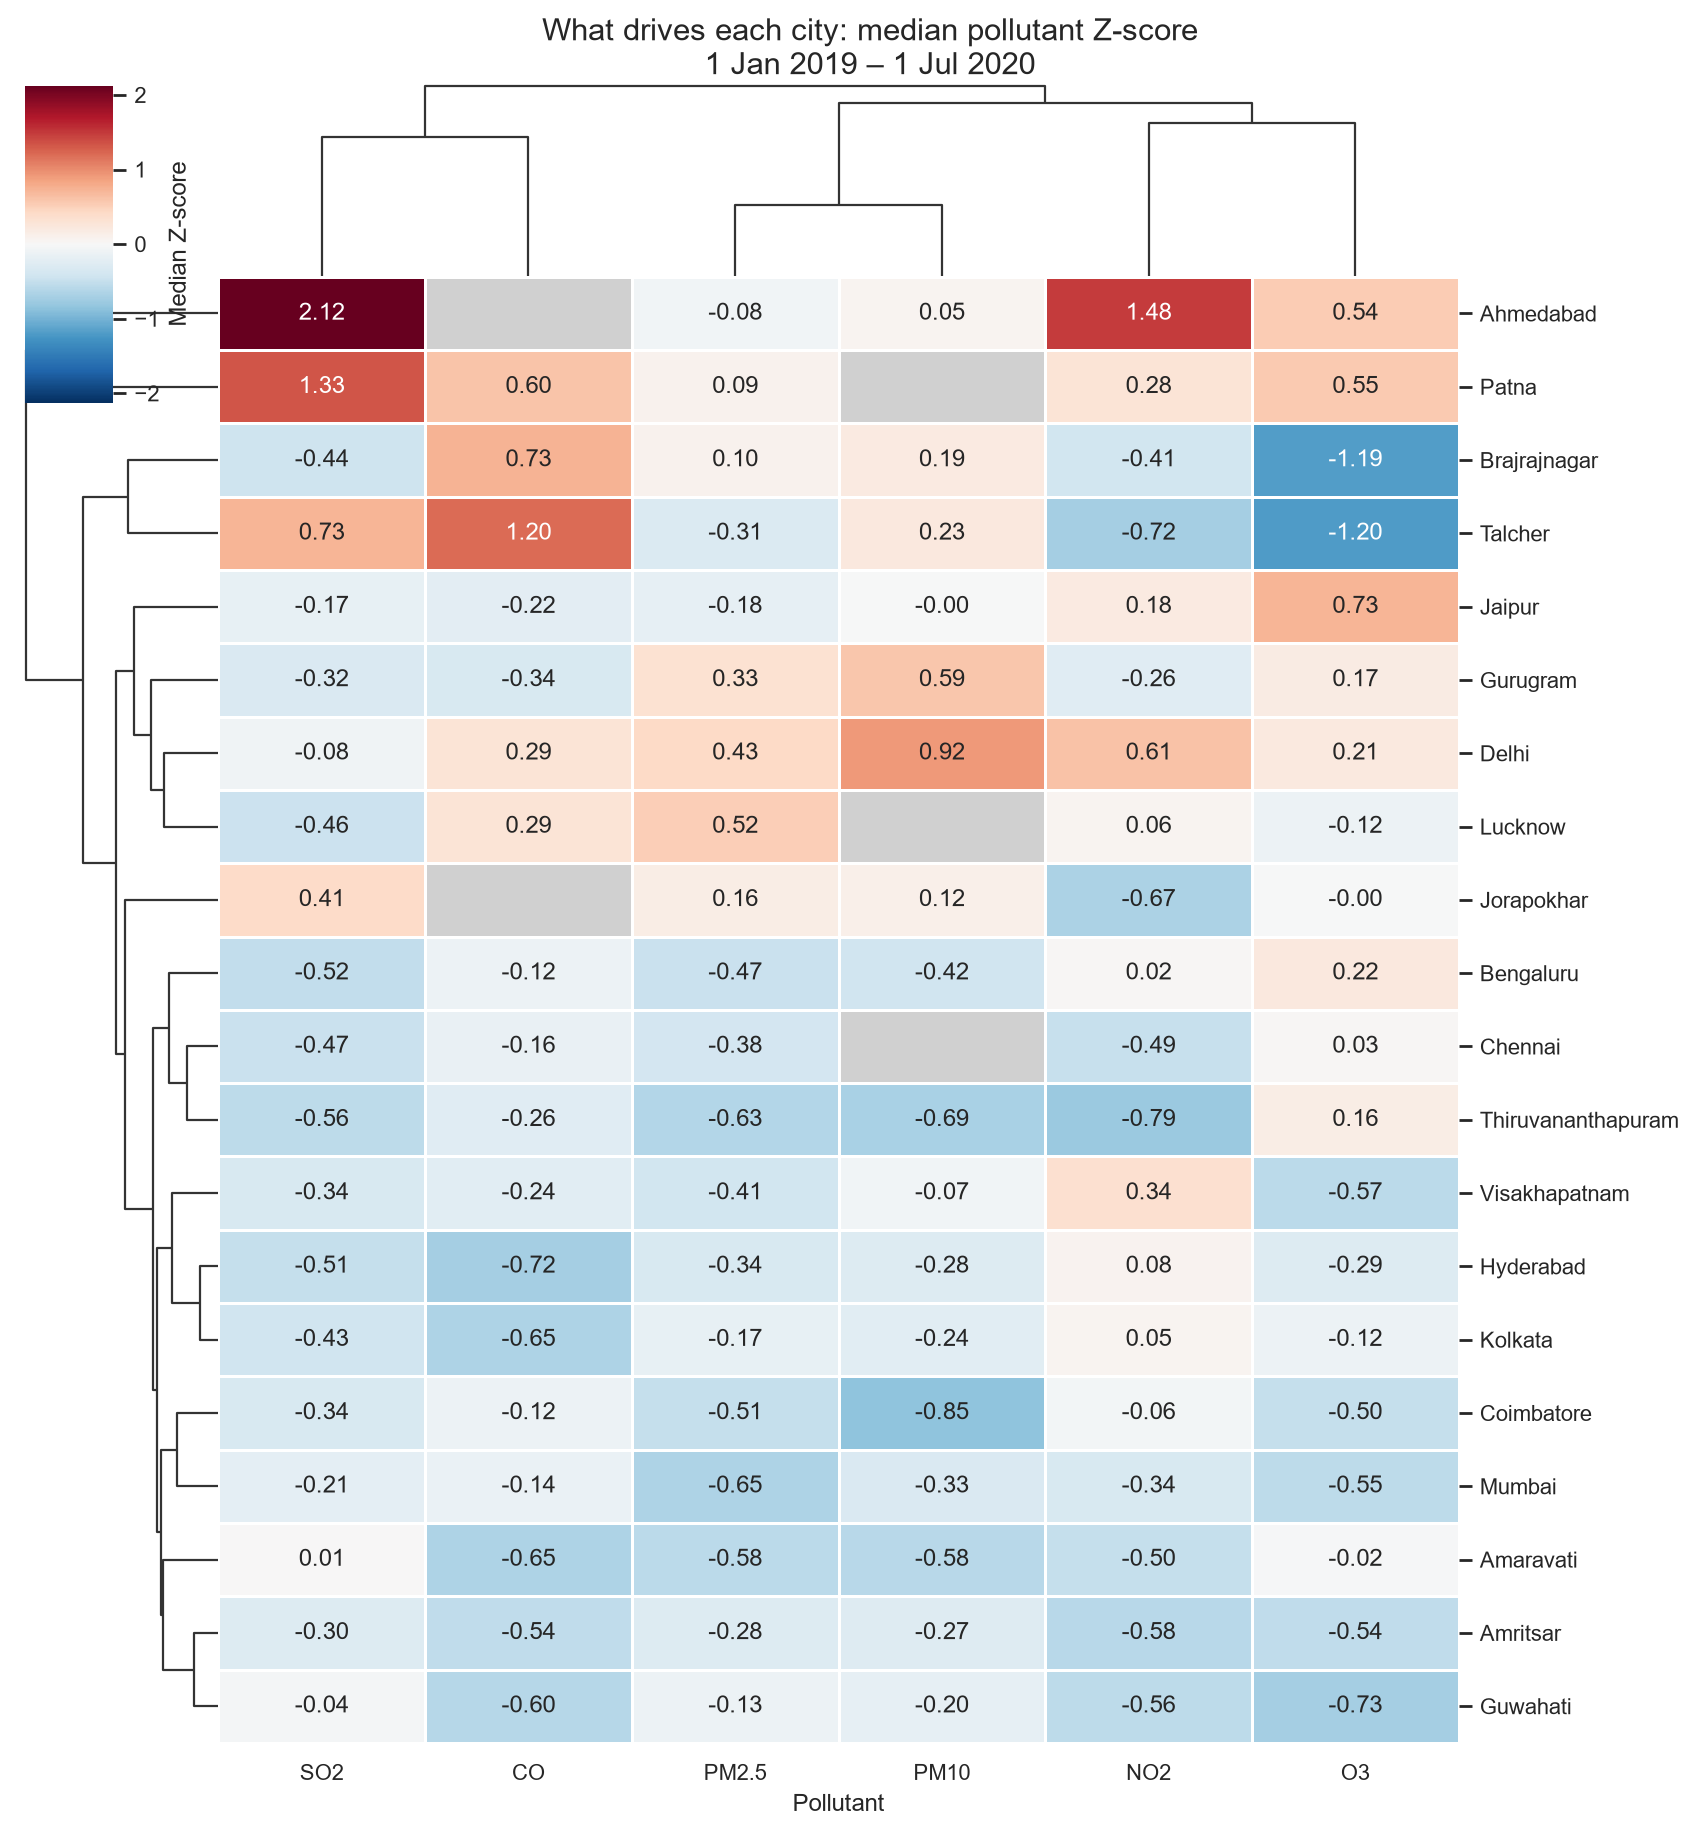

Here is the Python script that generated this plot:
"""Cluster Indian cities by the pollutants that drive their air quality.

Window: 1 Jan 2019 through 1 Jul 2020. Every daily reading of PM2.5, PM10,
NO2, SO2, CO, and O3 is turned into a Z-score against the mean and standard
deviation of that pollutant across the whole window. A city is then the
median of those daily Z-scores. Hierarchical clustering groups cities whose
six-pollutant profiles look alike.

Missing days are left blank. A median is never filled in. A city joins the
cluster when at least five of the six pollutants have MIN_DAYS measured days.
One structural gap (Lucknow has no PM10; Ahmedabad's CO series was removed)
does not drop the city. A city that is short on most pollutants stays out, so
a late start is not read as clean air.
"""

from pathlib import Path

import matplotlib.pyplot as plt
import numpy as np
import pandas as pd
import seaborn as sns
from scipy.cluster.hierarchy import fcluster, linkage
from scipy.spatial.distance import pdist

ROOT = Path(__file__).resolve().parents[1]
DATA = ROOT / "cleaned files" / "city_day.csv"
OUT = Path(__file__).resolve().parent / "city_pollutant_clusters.png"
START = "2019-01-01"
END = "2020-07-01"
POLLUTANTS = ["PM2.5", "PM10", "NO2", "SO2", "CO", "O3"]
# About two-thirds of the 548-day window. A shorter record misses a season
# and would pull a city toward whichever months it happens to cover.
MIN_DAYS = 365


def _nan_euclidean(a: np.ndarray, b: np.ndarray) -> float:
    """Euclidean distance on the pollutants both cities actually measured."""
    mask = np.isfinite(a) & np.isfinite(b)
    shared = int(mask.sum())
    if shared == 0:
        return 0.0
    gap = a[mask] - b[mask]
    return float(np.sqrt(gap @ gap * (len(a) / shared)))


def silhouette(features: np.ndarray, labels: np.ndarray) -> float:
    """Mean silhouette for a small city-by-pollutant matrix. No sklearn."""
    distances = pdist(features, metric=_nan_euclidean)
    # Square form is easier to index by city.
    n = features.shape[0]
    dist = np.zeros((n, n))
    dist[np.triu_indices(n, k=1)] = distances
    dist += dist.T

    scores = []
    for i in range(n):
        own = labels == labels[i]
        others = ~own
        # A cluster of one city has no neighbour distance, so it is skipped.
        if own.sum() < 2 or not others.any():
            continue
        a = dist[i, own].sum() / (own.sum() - 1)
        b = min(dist[i, labels == lab].mean() for lab in np.unique(labels) if lab != labels[i])
        scores.append((b - a) / max(a, b))
    return float(np.mean(scores)) if scores else 0.0


def _mean(profile: pd.Series, columns: list[str]) -> float:
    """Mean of the available pollutants. A missing series is skipped."""
    values = profile[columns].to_numpy(dtype=float)
    return float(np.nanmean(values))


# Names follow the branches you can see on the heatmap, not a flat cut into
# three. A three-group cut isolates the two extreme pairs and leaves Delhi in
# the remainder, which hides the particle branch. Thresholds sit in the gap
# the tree actually leaves: SO2 jumps from 0.73 (Talcher, whose CO and ozone
# tell a different story) to 1.33 (Patna); CO with ozone near -1.2 is only
# Talcher and Brajrajnagar; the particle score jumps from about 0.14 to 0.46.
GROUP_ORDER = [
    "Industrial / sulfur",
    "Industrial / carbon monoxide",
    "Particulate-heavy",
    "Lower than the window",
]
GROUP_RATIONALE = {
    "Industrial / sulfur": (
        "SO2 is the red column, and the other combustion gases are high with it. "
        "Particles sit near the window average, so this is not a dust profile. "
        "Ahmedabad is the more extreme of the two."
    ),
    "Industrial / carbon monoxide": (
        "CO is high, ozone is far below the window, and NO2 is low. "
        "High CO without high NO2 is a combustion-town pattern, not a traffic pattern."
    ),
    "Particulate-heavy": (
        "PM2.5 and PM10 are the high pair on the typical day. "
        "Delhi also carries elevated NO2, so traffic gas sits on top of the particle burden there."
    ),
    "Lower than the window": (
        "The typical day is at or below the window average. "
        "This is the median across the whole window, including the monsoon, "
        "so a city can still have a severe winter and land here."
    ),
}


def behavior_group(row: pd.Series) -> str:
    """Assign one city from the pollutant that is actually elevated."""
    particles = _mean(row, ["PM2.5", "PM10"])
    sulfur = float(row["SO2"])
    co = float(row["CO"]) if np.isfinite(row["CO"]) else np.nan
    ozone = float(row["O3"]) if np.isfinite(row["O3"]) else np.nan
    if sulfur >= 1.0:
        return "Industrial / sulfur"
    if np.isfinite(co) and co >= 0.5 and np.isfinite(ozone) and ozone <= -0.8:
        return "Industrial / carbon monoxide"
    if particles >= 0.30:
        return "Particulate-heavy"
    return "Lower than the window"


def main() -> None:
    df = pd.read_csv(DATA, usecols=["City", "Date", *POLLUTANTS])
    df["Date"] = pd.to_datetime(df["Date"])
    window = df.loc[(df["Date"] >= START) & (df["Date"] <= END)].copy()

    # Coverage before any score is computed. A blank cell is a day with no
    # measurement. Nothing is interpolated.
    coverage = window.groupby("City")[POLLUTANTS].apply(lambda g: g.notna().sum())
    print("Measured days by city")
    print(coverage.to_string())
    print()

    # One mean and one std per pollutant, taken over every measured day in the
    # window. ddof=0 treats this window as the population being described.
    means = window[POLLUTANTS].mean()
    stds = window[POLLUTANTS].std(ddof=0)
    print("Window mean and standard deviation")
    scale = pd.DataFrame({"mean": means, "std": stds})
    print(scale.round(2).to_string())
    print()

    z = (window[POLLUTANTS] - means) / stds
    z["City"] = window["City"]

    # Median of the daily Z-scores. Because Z is a rescaling, this equals
    # (city median - window mean) / window std. The median keeps a single
    # extreme day from setting the city's profile.
    rows = []
    for city, part in z.groupby("City"):
        days = coverage.loc[city]
        record = {"City": city}
        for pollutant in POLLUTANTS:
            if int(days[pollutant]) >= MIN_DAYS:
                record[pollutant] = part[pollutant].median()
            else:
                record[pollutant] = np.nan
        rows.append(record)
    profiles = pd.DataFrame(rows).set_index("City")

    measured = profiles.notna().sum(axis=1)
    # Five solid pollutants is enough. Requiring all six would drop Lucknow
    # (no PM10 series) and Ahmedabad (CO removed) and hide the two profiles
    # a CEO most needs to see.
    clustered = profiles.loc[measured >= 5].sort_index()
    held_out = profiles.index.difference(clustered.index)
    print(f"Cities with {MIN_DAYS}+ days on at least five pollutants: {len(clustered)}")
    print(f"Held out: {', '.join(held_out)}")
    print()
    print("City median Z-scores")
    print(clustered.round(2).to_string())
    print()

    # Average linkage on a Euclidean distance that skips a missing pollutant
    # and rescales so a city with one gap is not pulled toward everyone else.
    # Ward linkage needs a complete Euclidean matrix, which these gaps break.
    features = clustered.to_numpy(dtype=float)
    link = linkage(pdist(features, metric=_nan_euclidean), method="average")
    # A flat 3-group cut has the higher silhouette only because Ahmedabad,
    # Patna, Talcher, and Brajrajnagar are far from everyone else. That cut
    # puts Delhi, whose median PM10 Z-score is about +0.9, in the same group
    # as Thiruvananthapuram. The groups below follow the next branch instead.
    scores = {k: silhouette(features, fcluster(link, t=k, criterion="maxclust")) for k in (3, 4)}
    print("Silhouette of a flat cut (higher looks tidier, and here it hides the particle cities)")
    for k, score in scores.items():
        print(f"  {k} groups: {score:.3f}")
    print()

    labels = clustered.apply(behavior_group, axis=1)
    centroids = clustered.groupby(labels).mean()
    summary_rows = []
    for group in GROUP_ORDER:
        members = labels.index[labels == group]
        profile = centroids.loc[group]
        summary_rows.append(
            {
                "Group": group,
                "Cities": ", ".join(sorted(members)),
                "Cities (n)": int(len(members)),
                "PM2.5": profile["PM2.5"],
                "PM10": profile["PM10"],
                "NO2": profile["NO2"],
                "SO2": profile["SO2"],
                "CO": profile["CO"],
                "O3": profile["O3"],
            }
        )
    summary = pd.DataFrame(summary_rows)
    printable = summary.copy()
    for pollutant in POLLUTANTS:
        printable[pollutant] = printable[pollutant].map(lambda v: f"{v:+.2f}")
    print("Pollution behavior groups")
    print("Cell values are the average of city median Z-scores. Positive is higher than the window.")
    print(printable.to_string(index=False))
    print()
    for group in GROUP_ORDER:
        print(f"{group}: {GROUP_RATIONALE[group]}")
    print()
    print("No separate traffic group. NO2 is high inside Ahmedabad's sulfur profile and inside Delhi's particle profile, not as its own cluster.")
    print("Jaipur sits on the particle branch of the tree because ozone is high (+0.73), but its PM2.5 and PM10 are not, so it stays in the lower group.")
    print("Jorapokhar is the sulfur-tilted edge of the lower group (SO2 +0.41, NO2 -0.67). It does not join Ahmedabad and Patna.")
    print()

    if len(held_out):
        print("Held out: fewer than five pollutants have "
              f"{MIN_DAYS} days, so the median would describe a short slice of the window.")
        print(coverage.loc[held_out].to_string())
        print()

    # Column tree uses the same missing-aware distance, so a pollutant a city
    # never recorded does not decide which pollutants sit together.
    col_link = linkage(pdist(features.T, metric=_nan_euclidean), method="average")
    vmax = float(np.nanmax(np.abs(features)))
    sns.set_theme(style="white", font_scale=0.9)
    grid = sns.clustermap(
        clustered,
        cmap="RdBu_r",
        center=0,
        vmin=-vmax,
        vmax=vmax,
        row_linkage=link,
        col_linkage=col_link,
        mask=clustered.isna(),
        figsize=(11, 11),
        linewidths=0.5,
        linecolor="white",
        annot=True,
        fmt=".2f",
        dendrogram_ratio=(0.14, 0.12),
        cbar_kws={"label": "Median Z-score"},
        tree_kws={"linewidths": 1.0},
    )
    # A missing series is gray. White is reserved for a Z-score of zero.
    grid.ax_heatmap.set_facecolor("#D0D0D0")
    grid.ax_heatmap.set_xlabel("Pollutant")
    grid.ax_heatmap.set_ylabel("")
    grid.fig.suptitle(
        "What drives each city: median pollutant Z-score\n1 Jan 2019 – 1 Jul 2020",
        fontsize=14,
        y=1.02,
    )
    grid.savefig(OUT, dpi=160, bbox_inches="tight", facecolor="white")
    plt.close(grid.fig)
    print(f"wrote {OUT}")


if __name__ == "__main__":
    main()
